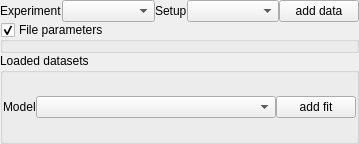
  <widget class="QDockWidget" name="dockWidget_load">
   <property name="sizePolicy">
    <sizepolicy hsizetype="Fixed" vsizetype="Preferred">
     <horstretch>0</horstretch>
     <verstretch>0</verstretch>
    </sizepolicy>
   </property>
   <property name="minimumSize">
    <size>
     <width>359</width>
     <height>144</height>
    </size>
   </property>
   <property name="maximumSize">
    <size>
     <width>600</width>
     <height>524287</height>
    </size>
   </property>
   <property name="windowIcon">
    <iconset resource="rescource.qrc">
     <normaloff>:/icons/icons/kitesurf.svg</normaloff>:/icons/icons/kitesurf.svg</iconset>
   </property>
   <property name="floating">
    <bool>false</bool>
   </property>
   <property name="features">
    <set>QDockWidget::DockWidgetFloatable|QDockWidget::DockWidgetMovable</set>
   </property>
   <property name="windowTitle">
    <string>Load</string>
   </property>
   <attribute name="dockWidgetArea">
    <number>1</number>
   </attribute>
   <widget class="QWidget" name="dockWidgetContents_4">
    <layout class="QGridLayout" name="gridLayout">
     <property name="margin">
      <number>0</number>
     </property>
     <property name="spacing">
      <number>0</number>
     </property>
     <item row="1" column="0">
      <widget class="QLabel" name="label_10">
       <property name="sizePolicy">
        <sizepolicy hsizetype="Fixed" vsizetype="Preferred">
         <horstretch>0</horstretch>
         <verstretch>0</verstretch>
        </sizepolicy>
       </property>
       <property name="text">
        <string>Experiment</string>
       </property>
      </widget>
     </item>
     <item row="1" column="1">
      <widget class="QComboBox" name="comboBox_experimentSelect">
       <property name="sizePolicy">
        <sizepolicy hsizetype="Expanding" vsizetype="Fixed">
         <horstretch>0</horstretch>
         <verstretch>0</verstretch>
        </sizepolicy>
       </property>
       <property name="focusPolicy">
        <enum>Qt::NoFocus</enum>
       </property>
       <property name="toolTip">
        <string>Select a type of experiment. After selecting the experiment type you can select a setup-type</string>
       </property>
      </widget>
     </item>
     <item row="1" column="3">
      <widget class="QComboBox" name="comboBox_setupSelect">
       <property name="sizePolicy">
        <sizepolicy hsizetype="Expanding" vsizetype="Fixed">
         <horstretch>0</horstretch>
         <verstretch>0</verstretch>
        </sizepolicy>
       </property>
       <property name="focusPolicy">
        <enum>Qt::NoFocus</enum>
       </property>
       <property name="toolTip">
        <string>After selecting a setup-type adjust the parameters of the setup used to open the experimental data.</string>
       </property>
      </widget>
     </item>
     <item row="1" column="2">
      <widget class="QLabel" name="label_16">
       <property name="text">
        <string>Setup</string>
       </property>
      </widget>
     </item>
     <item row="1" column="4">
      <widget class="QPushButton" name="pushButton">
       <property name="text">
        <string>add data</string>
       </property>
      </widget>
     </item>
     <item row="5" column="0" colspan="6">
      <widget class="QGroupBox" name="groupBox">
       <property name="sizePolicy">
        <sizepolicy hsizetype="Expanding" vsizetype="Expanding">
         <horstretch>0</horstretch>
         <verstretch>0</verstretch>
        </sizepolicy>
       </property>
       <property name="title">
        <string>Loaded datasets</string>
       </property>
       <layout class="QGridLayout" name="gridLayout_3">
        <property name="margin">
         <number>0</number>
        </property>
        <property name="spacing">
         <number>0</number>
        </property>
        <item row="2" column="0">
         <widget class="QLabel" name="label">
          <property name="sizePolicy">
           <sizepolicy hsizetype="Fixed" vsizetype="Preferred">
            <horstretch>0</horstretch>
            <verstretch>0</verstretch>
           </sizepolicy>
          </property>
          <property name="text">
           <string>Model</string>
          </property>
          <property name="alignment">
           <set>Qt::AlignLeading|Qt::AlignLeft|Qt::AlignVCenter</set>
          </property>
         </widget>
        </item>
        <item row="0" column="0" colspan="6">
         <layout class="QVBoxLayout" name="verticalLayout_8">
          <property name="spacing">
           <number>0</number>
          </property>
         </layout>
        </item>
        <item row="2" column="5">
         <widget class="QPushButton" name="pushButton_2">
          <property name="text">
           <string>add fit</string>
          </property>
         </widget>
        </item>
        <item row="2" column="1" colspan="4">
         <widget class="QComboBox" name="comboBox_Model">
          <property name="sizePolicy">
           <sizepolicy hsizetype="Expanding" vsizetype="Fixed">
            <horstretch>0</horstretch>
            <verstretch>0</verstretch>
           </sizepolicy>
          </property>
          <property name="focusPolicy">
           <enum>Qt::NoFocus</enum>
          </property>
          <property name="toolTip">
           <string>This selection box is updated according to the selected dataset.</string>
          </property>
         </widget>
        </item>
       </layout>
      </widget>
     </item>
     <item row="4" column="0" colspan="6">
      <widget class="QGroupBox" name="groupBox_4">
       <property name="sizePolicy">
        <sizepolicy hsizetype="Expanding" vsizetype="Minimum">
         <horstretch>0</horstretch>
         <verstretch>0</verstretch>
        </sizepolicy>
       </property>
       <property name="toolTip">
        <string>Here all necessary parameters to open experimental data files are displayed.</string>
       </property>
       <property name="title">
        <string>File parameters</string>
       </property>
       <property name="checkable">
        <bool>true</bool>
       </property>
       <property name="checked">
        <bool>true</bool>
       </property>
       <layout class="QVBoxLayout" name="verticalLayout_6">
        <property name="spacing">
         <number>0</number>
        </property>
        <property name="margin">
         <number>0</number>
        </property>
        <item>
         <widget class="QWidget" name="widget" native="true">
          <layout class="QVBoxLayout" name="verticalLayout_9">
           <property name="spacing">
            <number>0</number>
           </property>
           <property name="margin">
            <number>0</number>
           </property>
           <item>
            <layout class="QVBoxLayout" name="verticalLayout_5">
             <property name="spacing">
              <number>0</number>
             </property>
            </layout>
           </item>
          </layout>
         </widget>
        </item>
       </layout>
      </widget>
     </item>
    </layout>
   </widget>
  </widget>
